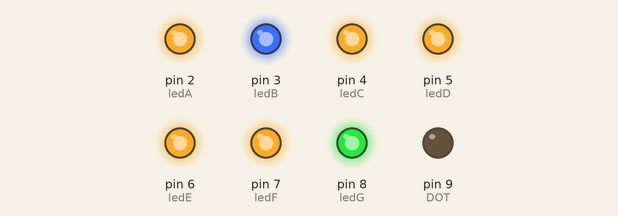
This sketch was run on a simulated Arduino Uno, built with avr-gcc and run on an emulated ATmega328P. On the bench: output pins drawn as LEDs (lit = HIGH).

Above: at 0.5 s.
At 1.5 s:
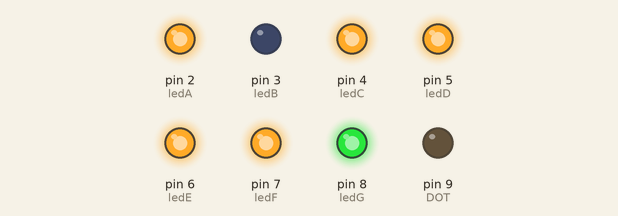
At 2.5 s:
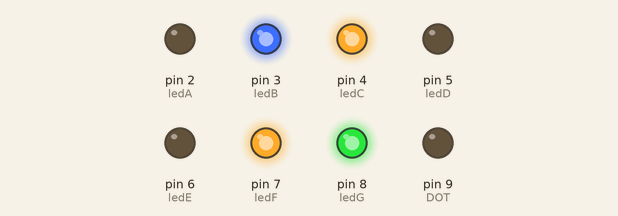
At 3.5 s:
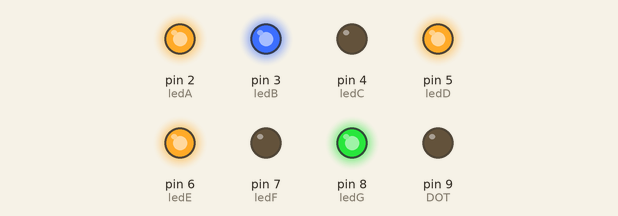
At 4.5 s:
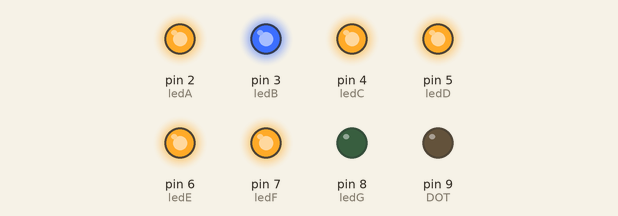
Timing chart, 0 to 6.5 s (numbered marks = the images above):
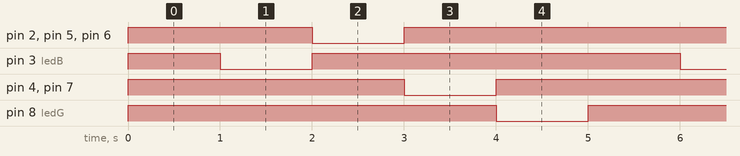

Measured:
- by itself, pin 2 (ledA), pin 3 (ledB), pin 4 (ledC), pin 5 (ledD), pin 6 (ledE), pin 7 (ledF): repeats every 5.0 s: LOW 1.0 s, HIGH 4.0 s
- by itself, pin 8 (ledG): alternates HIGH for 4.0 s and LOW for 1.0 s
- by itself, everything shown: repeats every 5.0 s, in 5 steps

The sketch:

challenge_C13-2.ino
```cpp
int ledA=2;
int ledB=3;
int ledC=4;
int ledD=5;
int ledE=6;
int ledF=7;
int ledG=8;
int DOT=9;


void setup() {
  pinMode(ledA, OUTPUT);
  pinMode(ledB, OUTPUT);
  pinMode(ledC, OUTPUT);
  pinMode(ledD, OUTPUT);
  pinMode(ledE, OUTPUT);
  pinMode(ledF, OUTPUT);
  pinMode(ledG, OUTPUT);
  pinMode(DOT, OUTPUT);
}

void loop() {
  int i;
  int p=2;
  for(i=10;i>5;i--)
  {
    Number(i-p);
    p++;
    delay(1000);
    }
}

void Number(int n)
{
  switch(n){

    case 0: // 0출력
    digitalWrite(ledA, HIGH);
    digitalWrite(ledB, HIGH);
    digitalWrite(ledC, HIGH);
    digitalWrite(ledD, HIGH);
    digitalWrite(ledE, HIGH);
    digitalWrite(ledF, HIGH);
    digitalWrite(ledG, LOW);
    digitalWrite(DOT, LOW);
    break;

    case 1: // 1 출력
    digitalWrite(ledA, LOW);
    digitalWrite(ledB, HIGH);
    digitalWrite(ledC, HIGH);
    digitalWrite(ledD, LOW);
    digitalWrite(ledE, LOW);
    digitalWrite(ledF, LOW);
    digitalWrite(ledG, LOW);
    digitalWrite(DOT, LOW);
    break;

    case 2: // 2 출력
    digitalWrite(ledA, HIGH);
    digitalWrite(ledB, HIGH);
    digitalWrite(ledC, LOW);
    digitalWrite(ledD, HIGH);
    digitalWrite(ledE, HIGH);
    digitalWrite(ledF, LOW);
    digitalWrite(ledG, HIGH);
    digitalWrite(DOT, LOW);
    break;

    case 3: // 3 출력
    digitalWrite(ledA, HIGH);
    digitalWrite(ledB, HIGH);
    digitalWrite(ledC, HIGH);
    digitalWrite(ledD, HIGH);
    digitalWrite(ledE, LOW);
    digitalWrite(ledF, LOW);
    digitalWrite(ledG, HIGH);
    digitalWrite(DOT, LOW);
    break;

    case 4: // 4 출력
    digitalWrite(ledA, LOW);
    digitalWrite(ledB, HIGH);
    digitalWrite(ledC, HIGH);
    digitalWrite(ledD, LOW);
    digitalWrite(ledE, LOW);
    digitalWrite(ledF, HIGH);
    digitalWrite(ledG, HIGH);
    digitalWrite(DOT, LOW);
    break;

    case 5: // 5 출력
    digitalWrite(ledA, HIGH);
    digitalWrite(ledB, LOW);
    digitalWrite(ledC, HIGH);
    digitalWrite(ledD, HIGH);
    digitalWrite(ledE, LOW);
    digitalWrite(ledF, HIGH);
    digitalWrite(ledG, HIGH);
    digitalWrite(DOT, LOW);
    break;

    case 6: // 6 출력
    digitalWrite(ledA, HIGH);
    digitalWrite(ledB, LOW);
    digitalWrite(ledC, HIGH);
    digitalWrite(ledD, HIGH);
    digitalWrite(ledE, HIGH);
    digitalWrite(ledF, HIGH);
    digitalWrite(ledG, HIGH);
    digitalWrite(DOT, LOW);
    break;

    case 7: // 7 출력
    digitalWrite(ledA, HIGH);
    digitalWrite(ledB, HIGH);
    digitalWrite(ledC, HIGH);
    digitalWrite(ledD, LOW);
    digitalWrite(ledE, LOW);
    digitalWrite(ledF, HIGH);
    digitalWrite(ledG, LOW);
    digitalWrite(DOT, LOW);
    break;

    case 8: // 8 출력
    digitalWrite(ledA, HIGH);
    digitalWrite(ledB, HIGH);
    digitalWrite(ledC, HIGH);
    digitalWrite(ledD, HIGH);
    digitalWrite(ledE, HIGH);
    digitalWrite(ledF, HIGH);
    digitalWrite(ledG, HIGH);
    digitalWrite(DOT, LOW);
    break;

    case 9: // 9 출력
    digitalWrite(ledA, HIGH);
    digitalWrite(ledB, HIGH);
    digitalWrite(ledC, HIGH);
    digitalWrite(ledD, HIGH);
    digitalWrite(ledE, LOW);
    digitalWrite(ledF, HIGH);
    digitalWrite(ledG, HIGH);
    digitalWrite(DOT, LOW);
    break;

    default:
    digitalWrite(ledA, LOW);
    digitalWrite(ledB, LOW);
    digitalWrite(ledC, LOW);
    digitalWrite(ledD, LOW);
    digitalWrite(ledE, LOW);
    digitalWrite(ledF, LOW);
    digitalWrite(ledG, LOW);
    digitalWrite(DOT, LOW);
    break;
  }
}
```
